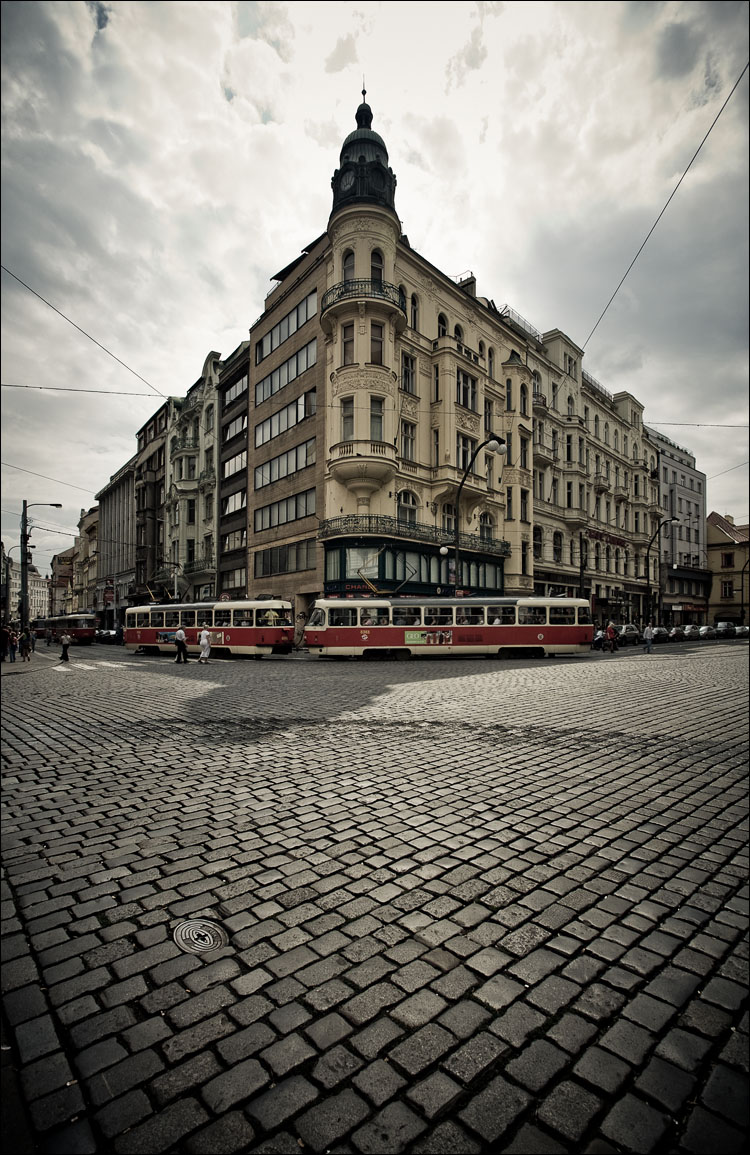
//> input picture opencv_test/test.jpg, 750 x 1155 px
$ ./main   (built with g++ and OpenCV 4)
//> lines starting //> are read from the running program, lines starting //| are printed output that depends on the picture; after the words box and inside, x2 and y2 are one past the last pixel; in counts of white or black regions, pixels touching at a corner belong together
#include "opencv2/highgui/highgui.hpp"
#include "opencv2/imgproc/imgproc.hpp"
#include <iostream>
#include <stdio.h>
#include <stdlib.h>

using namespace cv;
using namespace std;

/// Global variables
Mat src, src_gray;

int maxCorners = 23;
int maxTrackbar = 100;

RNG rng(12345);
char* source_window = "image";

/// Function header
void goodFeaturesToTrack_Demo( int, void* );

/**
 * @function main
 */
int main( int argc, char** argv )
{
  /// Load source image and convert it to gray
  src = imread( "test.jpg", 1 );
//> src is the input picture: 1155 rows x 750 cols, CV_8UC3; mean B, G, R 108.3, 115.7, 118.9
  cvtColor( src, src_gray, CV_BGR2GRAY );
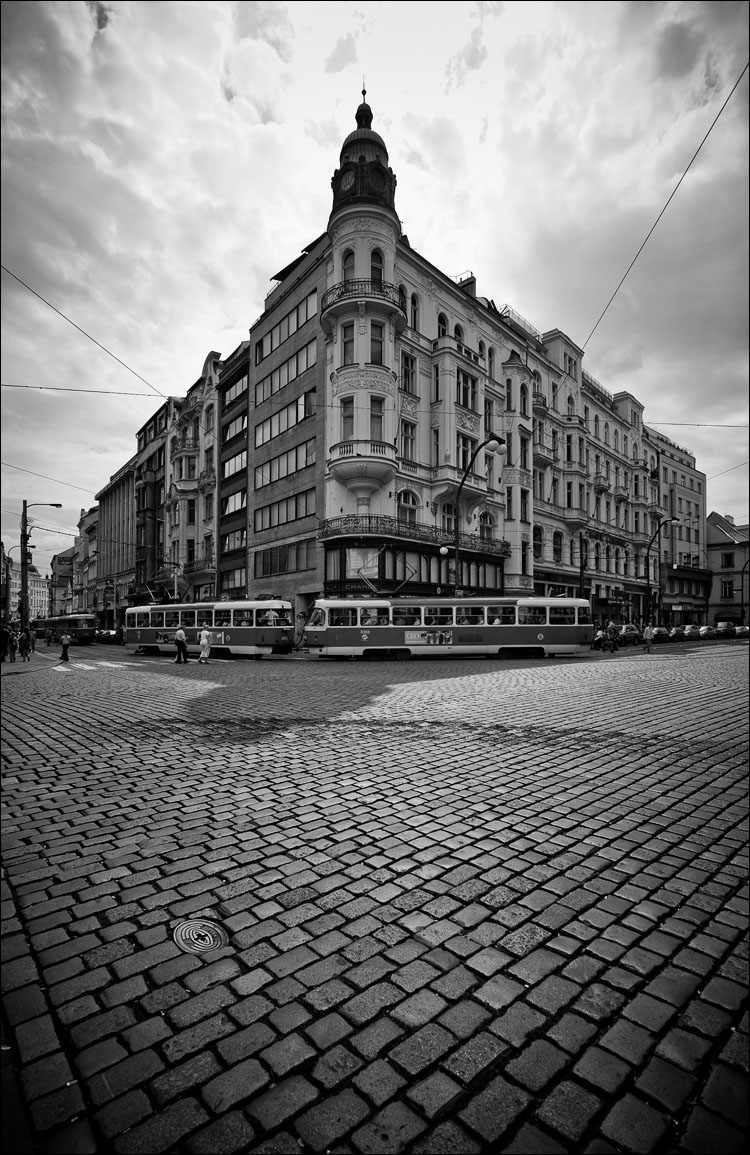
//> src_gray: 1155 rows x 750 cols, CV_8UC1; min 0, max 255, mean 115.8

  /// Create Window
  namedWindow( source_window, CV_WINDOW_AUTOSIZE );

  /// Create Trackbar to set the number of corners
  createTrackbar( "Max  corners:", source_window, &maxCorners, maxTrackbar, goodFeaturesToTrack_Demo );

  imshow( source_window, src );

  goodFeaturesToTrack_Demo( 0, 0 );

  waitKey(0);
  return(0);
}

/**
 * @function goodFeaturesToTrack_Demo.cpp
 * @brief Apply Shi-Tomasi corner detector
 */
void goodFeaturesToTrack_Demo( int, void* )
{
  if( maxCorners < 1 ) { maxCorners = 1; }

  /// Parameters for Shi-Tomasi algorithm
  vector<Point2f> corners;
  double qualityLevel = 0.01;
  double minDistance = 10;
  int blockSize = 3;
  bool useHarrisDetector = false;
  double k = 0.04;

  /// Copy the source image
  Mat copy;
  copy = src.clone();

  /// Apply corner detection
  goodFeaturesToTrack( src_gray,
               corners,
               maxCorners,
               qualityLevel,
               minDistance,
               Mat(),
               blockSize,
               useHarrisDetector,
               k );
//> corners = 23 Points (x, y), first 12: [492, 300], [462, 279], [747, 627], [205, 937], [528, 986], [220, 359], [338, 168], [114, 631], [388, 166], [363, 89], [224, 880], [302, 252]


  /// Draw corners detected
  cout<<"** Number of corners detected: "<<corners.size()<<endl;
//| ** Number of corners detected: 23
  int r = 4;
  for( int i = 0; i < corners.size(); i++ )
     { circle( copy, corners[i], r, Scalar(rng.uniform(0,255), rng.uniform(0,255),
              rng.uniform(0,255)), -1, 8, 0 ); }
//> this loop made 23 passes
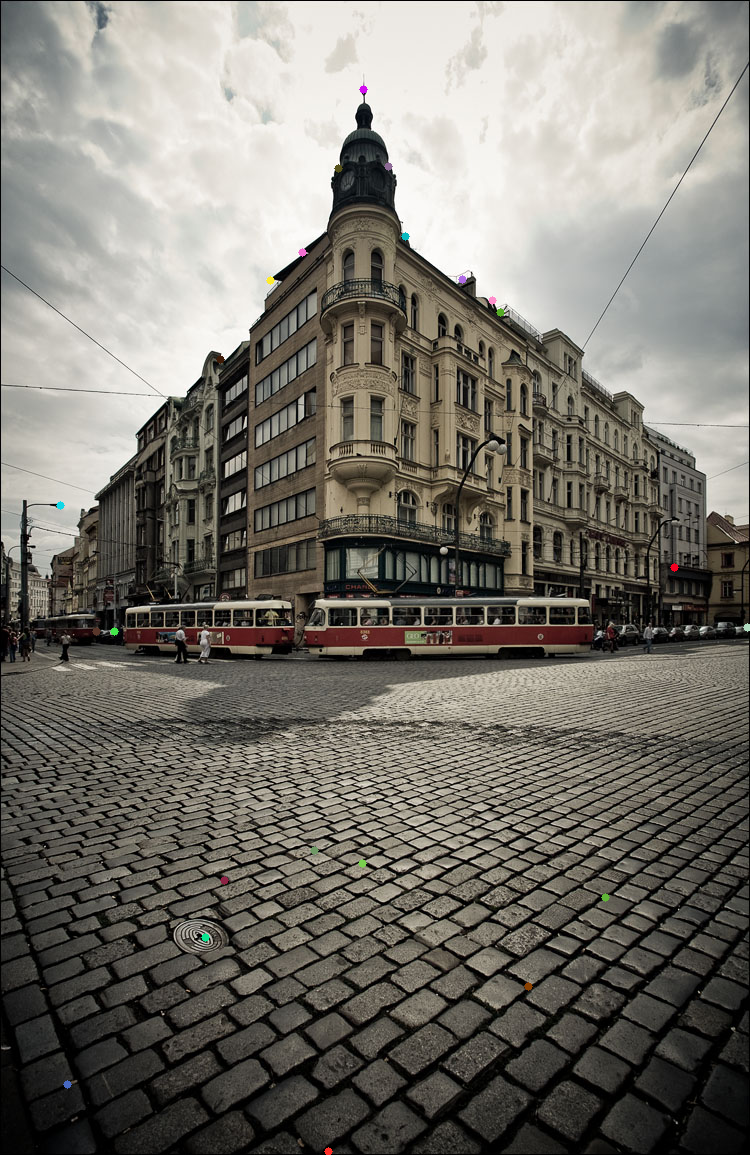
//> copy: 1155 rows x 750 cols, CV_8UC3; 0.13% of pixels changed, all inside (x1, y1, x2, y2) = (56, 85, 750, 1155)

  /// Show what you got
  namedWindow( source_window, CV_WINDOW_AUTOSIZE );
  imshow( source_window, copy );
}

$ run again, with opencv_test/Firefox_wallpaper.png saved as opencv_test/test.jpg
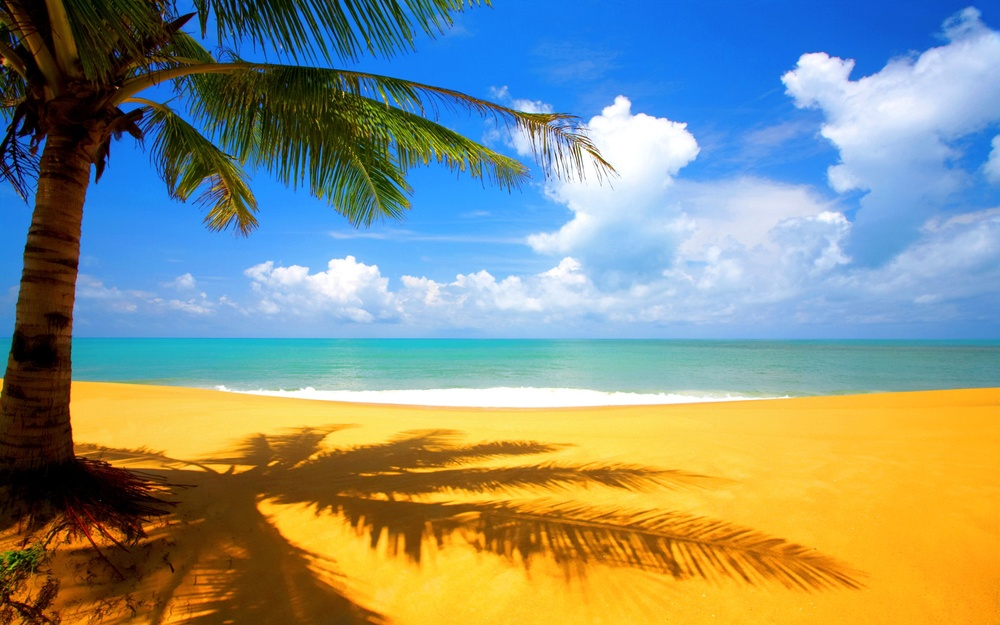
//> input picture opencv_test/Firefox_wallpaper.png, 1000 x 625 px, shrunk from 1920 x 1200 before the run
//> src is the input picture: 625 rows x 1000 cols, CV_8UC3; mean B, G, R 129.8, 145.1, 136.2
//> `cvtColor( src, src_gray, CV_BGR2GRAY );`:
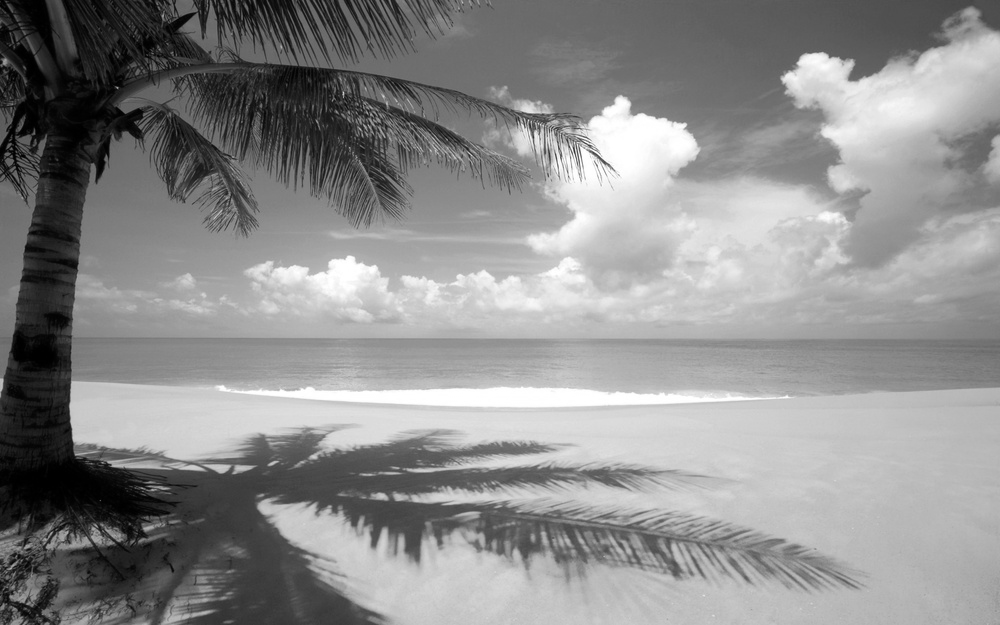
//> src_gray: 625 rows x 1000 cols, CV_8UC1; min 0, max 255, mean 140.7
//> corners = 23 Points (x, y), first 12: [117, 87], [111, 464], [26, 603], [75, 454], [829, 57], [10, 596], [67, 531], [525, 128], [12, 149], [3, 64], [14, 167], [46, 547]
//| ** Number of corners detected: 23
//> the loop in goodFeaturesToTrack_Demo, `for( int i = 0; i < corners.size(); i++ ) { circle( copy, corners[i], ..` made 23 passes
//> after the loop in goodFeaturesToTrack_Demo, `for( int i = 0; i < corners.size(); i++ )`:
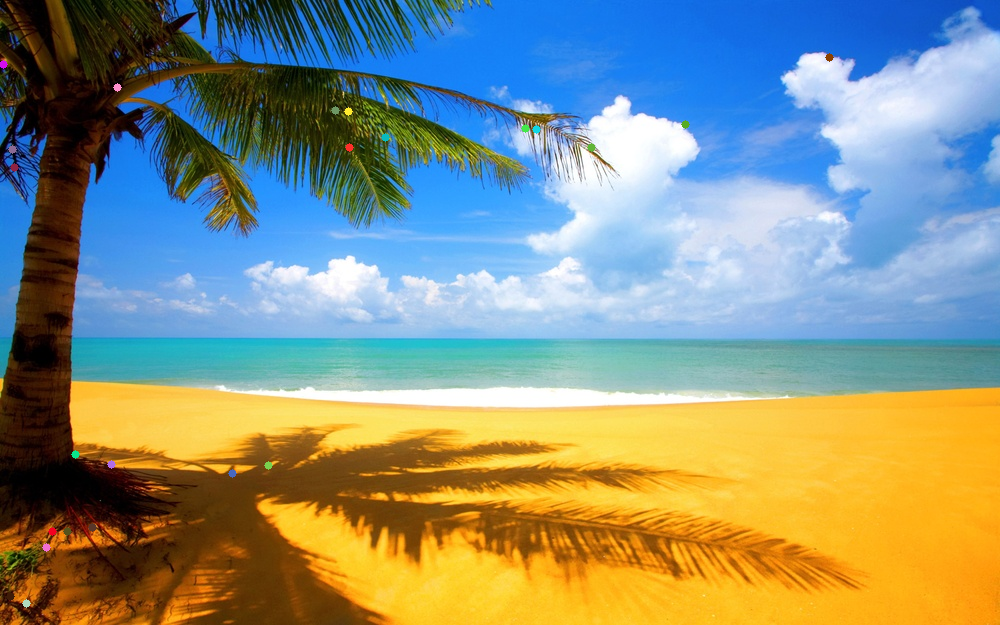
//> copy: 625 rows x 1000 cols, CV_8UC3; 0.18% of pixels changed, all inside (x1, y1, x2, y2) = (0, 53, 834, 608)
